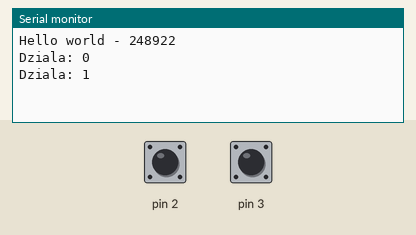
Recording of a sketch running on a simulated Arduino Uno, built with avr-gcc and run on an emulated ATmega328P. Parts: the last lines printed to the serial monitor. The test bench sets the inputs (shaded band); at power-on: pin 2 HIGH, pin 3 HIGH.

Above: at 1.2 s.
1.3 s: pin 2 pulled LOW for 0.15 s
At 1.9 s:
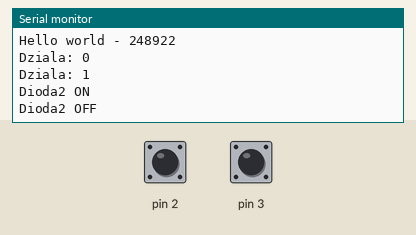
2.9 s: pin 3 pulled LOW for 0.15 s
At 3.5 s:
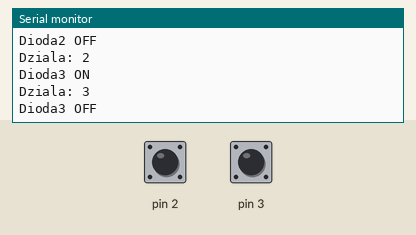
Timing chart, 0 to 5.9 s (numbered marks = the images above; inputs shaded):
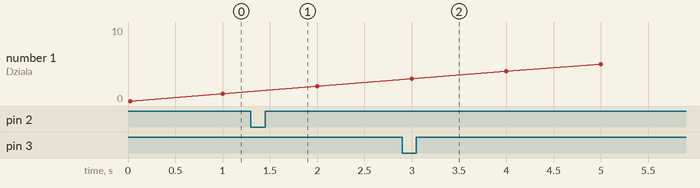

The sketch:

Lab5_1_3.ino
```cpp
volatile byte state2 = LOW;
volatile byte state3 = LOW;
int i =0;
void setup()
{
  pinMode(2,INPUT_PULLUP);
  attachInterrupt(digitalPinToInterrupt(2),blink2,CHANGE);
  pinMode(3,INPUT_PULLUP);
  attachInterrupt(digitalPinToInterrupt(3),blink3,CHANGE);
  pinMode(0,OUTPUT);
  pinMode(1,OUTPUT);
  /////////////////////////////////////////////
  Serial.begin(9600);
  Serial.println("Hello world - 248922");
}

void loop()
{
  digitalWrite(0,state2);
  digitalWrite(1,state3);
  Serial.print("Dziala: ");
  Serial.println(i++);
  delay(1000);
}

void blink2()
{
  state2 = !state2;
  if(state2)
  {
    Serial.println("Dioda2 ON");
  }
  else
  {
    Serial.println("Dioda2 OFF");
  }
}

void blink3()
{
  state3 = !state3;
  if(state3)
  {
    Serial.println("Dioda3 ON");
  }
  else
  {
    Serial.println("Dioda3 OFF");
  }
}
```

Measured:
- after the input at 1.3 s, the serial monitor: prints a new line at once (image 1)
- after the input at 2.9 s, the serial monitor: prints a new line at once (image 2)
